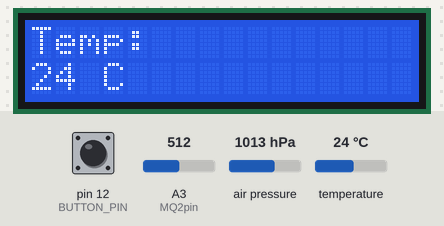
A sketch run on a simulated Arduino Uno, built with avr-gcc and run on an emulated ATmega328P. Parts: 16×2 character LCD. The inputs (shaded band) are chosen by the test bench; at power-on: pin 12 (BUTTON_PIN) HIGH, A3 (MQ2pin) = 512, air pressure 1013 hPa, temperature 24 °C.

Above: at 2.7 s.
2.8 s: pin 12 (BUTTON_PIN) pulled LOW for 0.25 s
At 3.6 s:
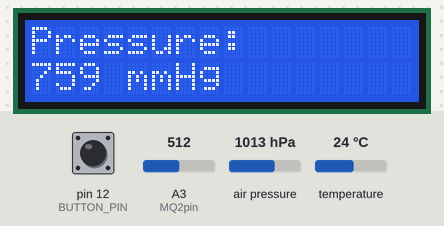
4.5 s: pin 12 (BUTTON_PIN) pulled LOW for 1 s
At 5.9 s:
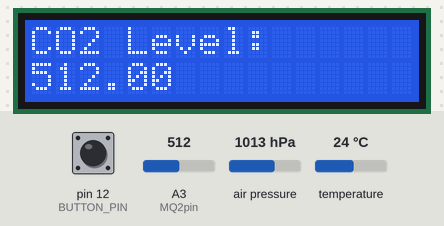
7.0 s: pin 12 (BUTTON_PIN) pulled LOW for 0.25 s
At 8.4 s:
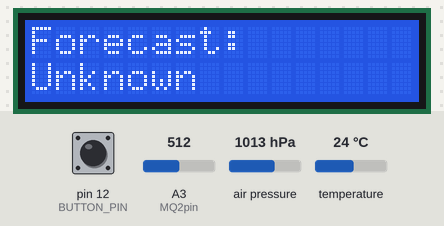
8.7 s: pin 12 (BUTTON_PIN) pulled LOW for 3.2 s
At 9.7 s:
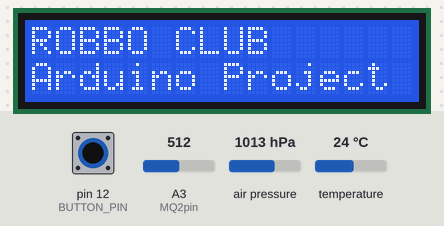
Timing chart, 0 to 11.7 s (numbered marks = the images above; inputs shaded):
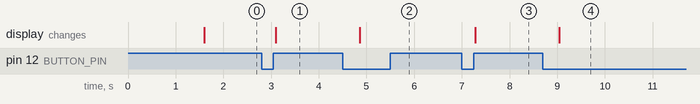

Measured:
- after the input at 2.8 s, the display: changes after 0.30 s (image 1)
- after the input at 4.5 s, the display: changes after 0.36 s (image 2)
- after the input at 7.0 s, the display: changes after 0.28 s (image 3)
- after the input at 8.7 s, the display: changes after 0.34 s (image 4)

The sketch:

meteo.ino
```cpp
#include <Wire.h>
#include <SPI.h>
#include <Adafruit_BMP280.h>
#include <LiquidCrystal_I2C.h>

#define MQ2pin A3
#define BUTTON_PIN 12

// LCD settings
#define LCD_ADDR 0x27
#define LCD_COLS 16
#define LCD_ROWS 2

LiquidCrystal_I2C lcd(LCD_ADDR, LCD_COLS, LCD_ROWS);
Adafruit_BMP280 bmp;

short menu = 0;

float sensorValue;
float lastPressure = 0;
unsigned long lastReadTime = 0;
String prediction = "Unknown";

void setup() {
  Serial.begin(9600);
  Wire.begin();

  if (!bmp.begin(0x76)) {
    Serial.println("BMP280 not found!");
    while (1);
  }

  lcd.init();
  lcd.backlight();

  lcd.setCursor(0, 0);
  lcd.print("Weather");
  lcd.setCursor(0, 1);
  lcd.print("Forecast");

  pinMode(BUTTON_PIN, INPUT);

  delay(1500);
  lcd.clear();
}

void loop() {
  static bool lastButton = HIGH;

  int temperature = bmp.readTemperature();
  int pressure = bmp.readPressure() / 100.0 * 0.75; // mmHg
  sensorValue = analogRead(MQ2pin);

  bool button = digitalRead(BUTTON_PIN);


  if (millis() - lastReadTime > 30000) {
    updateWeatherForecast(pressure);
    lastReadTime = millis();
  }


  if (lastButton == HIGH && button == LOW) {
    menu++;
    if (menu > 4) menu = 0;
    delay(200); // debounce
  }
  lastButton = button;

  lcd.clear();

  switch (menu) {
    case 0:
      lcd.setCursor(0, 0);
      lcd.print("Temp:");
      lcd.setCursor(0, 1);
      lcd.print(temperature);
      lcd.print(" C");
      break;

    case 1:
      lcd.setCursor(0, 0);
      lcd.print("Pressure:");
      lcd.setCursor(0, 1);
      lcd.print(pressure);
      lcd.print(" mmHg");
      break;

    case 2:
      lcd.setCursor(0, 0);
      lcd.print("CO2 Level:");
      lcd.setCursor(0, 1);
      lcd.print(sensorValue);
      break;

    case 3:
      lcd.setCursor(0, 0);
      lcd.print("Forecast:");
      lcd.setCursor(0, 1);
      lcd.print(prediction);
      break;

    case 4:
      lcd.setCursor(0, 0);
      lcd.print("ROBBO CLUB");
      lcd.setCursor(0, 1);
      lcd.print("Arduino Project");
      break;
  }

  delay(200);
}

void updateWeatherForecast(float pressure) {
  if (lastPressure == 0) {
    lastPressure = pressure;
    return;
  }

  float diff = pressure - lastPressure;

  if (diff < -1.5) {
    prediction = "Rainy";
  }
  else if (diff > 1.5) {
    prediction = "Sunny";
  }
  else {
    prediction = "Stable";
  }

  lastPressure = pressure;
}
```
